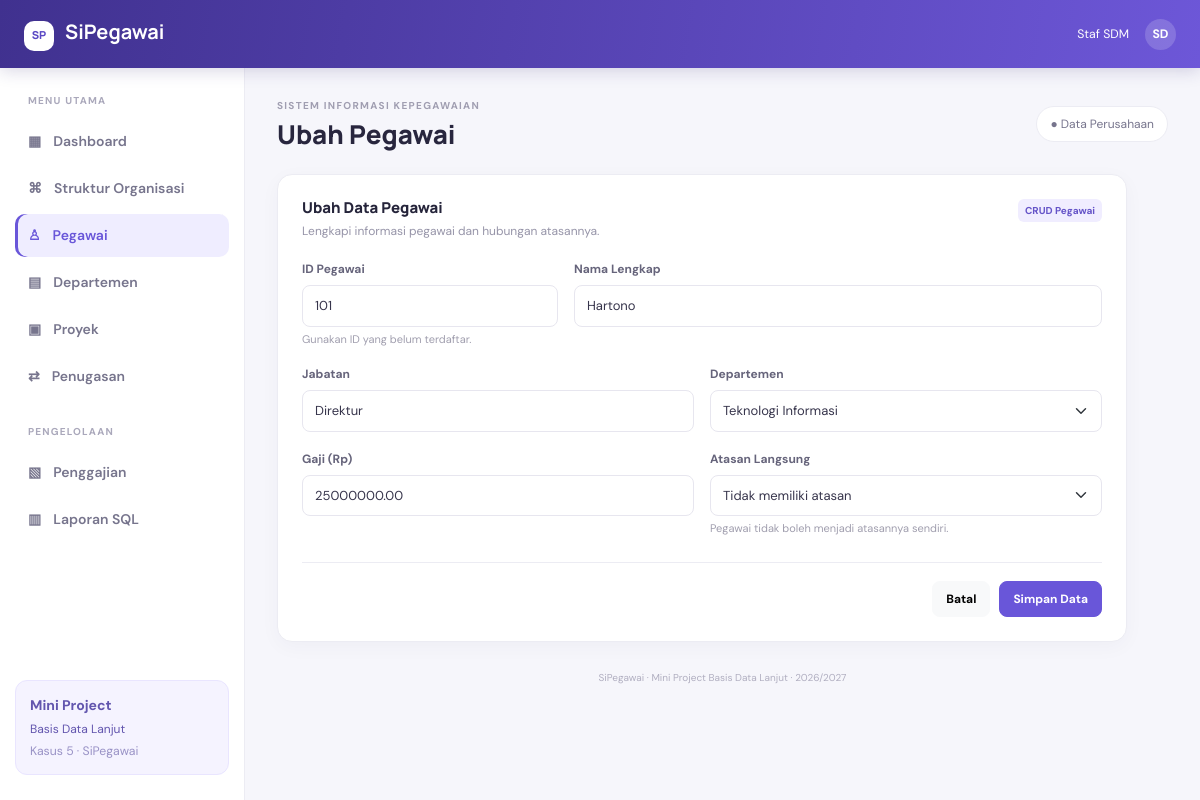
Page /index.php?page=pegawai-form&id=101 on the committed database.
### tables this page shows
CREATE TABLE pegawai (
  id_pegawai INT PRIMARY KEY,
  nama VARCHAR(50) NOT NULL,
  jabatan VARCHAR(30),
  gaji DECIMAL(12,2) NOT NULL,
  id_dept INT,
  id_atasan INT,
  FOREIGN KEY (id_dept) REFERENCES departemen(id_dept),
  FOREIGN KEY (id_atasan) REFERENCES pegawai(id_pegawai)
);

CREATE TABLE departemen (
  id_dept INT PRIMARY KEY,
  nama_dept VARCHAR(50) NOT NULL,
  lokasi VARCHAR(30)
);

### public/index.php (called while the page is built, shortened)
<?php
require_once APP_ROOT . '/app/core/Database.php';
require_once APP_ROOT . '/app/helpers.php';
require_once APP_ROOT . '/app/models/SiPegawaiModel.php';
$model = new SiPegawaiModel(Database::connection());
$page = (string)($_GET['page'] ?? 'dashboard');
$view = $page;
$data = [];
try {
    switch ($page) {
        case 'pegawai-form':
            $pageTitle=isset($_GET['id'])?'Ubah Pegawai':'Tambah Pegawai';$id=(int)($_GET['id']??0);
            $data['employee']=$id?$model->getEmployee($id):null;
            $data['departments']=$model->getDepartmentOptions();$data['supervisors']=$model->getEmployeeOptions($id?:null);break;
    }
} catch (Throwable $e) {
    set_flash('danger',$e->getMessage());
    $page='dashboard';$view='dashboard';$pageTitle='Dashboard';$activePage='dashboard';$data=['stats'=>$model->dashboardData()];
}
extract($data, EXTR_SKIP);
require APP_ROOT . '/app/views/pages/' . $view . '.php';
require APP_ROOT . '/app/views/layout.php';

### app/helpers.php (called while the page is built, shortened)
<?php
function e($v): string { return htmlspecialchars((string)($v ?? ''), ENT_QUOTES, 'UTF-8'); }
function page_url(string $page, array $params = []): string {
    return BASE_URL . '/index.php?' . http_build_query(array_merge(['page' => $page], $params));
}

### app/models/SiPegawaiModel.php (called while the page is built, shortened)
<?php
final class SiPegawaiModel
{
    private PDO $db;
    public function __construct(PDO $db) { $this->db = $db; }
    private function all(string $sql, array $params = []): array {
        $s = $this->db->prepare($sql); $s->execute($params); return $s->fetchAll();
    }
    private function one(string $sql, array $params = []): ?array {
        $s = $this->db->prepare($sql); $s->execute($params); $r = $s->fetch(); return $r ?: null;
    }
    public function getDepartmentOptions(): array {
        return $this->all('SELECT id_dept,nama_dept FROM departemen ORDER BY nama_dept');
    }
    public function getEmployee(int $id): ?array {
        return $this->one('SELECT id_pegawai,nama,jabatan,gaji,id_dept,id_atasan FROM pegawai WHERE id_pegawai=?',[$id]);
    }
}

### app/core/Database.php (called while the page is built, shortened)
<?php
final class Database {
    private static ?PDO $connection = null;
    public static function connection(): PDO {
        if (self::$connection === null) {
            $c = DB_CONFIG;
            $dsn = sprintf('mysql:host=%s;dbname=%s;charset=%s', $c['host'], $c['database'], $c['charset'] ?? 'utf8mb4');
            self::$connection = new PDO($dsn, $c['username'], $c['password'], [
                PDO::ATTR_ERRMODE => PDO::ERRMODE_EXCEPTION,
                PDO::ATTR_DEFAULT_FETCH_MODE => PDO::FETCH_ASSOC,
                PDO::ATTR_EMULATE_PREPARES => false,
            ]);
        }
        return self::$connection;
    }
}

### app/views/pages/pegawai-form.php (the view, shortened to what this page needs)
<?php $editing=!empty($employee); ?>
<div class="form-card"><div class="panel-heading"><div><h5><?= $editing?'Ubah Data Pegawai':'Tambah Pegawai Baru' ?></h5><p>Lengkapi informasi pegawai dan hubungan atasannya.</p></div><span class="sql-tag">CRUD Pegawai</span></div>
<form method="post" action="<?= e(BASE_URL) ?>/index.php">
<div class="row g-3">
<div class="col-md-4"><label class="form-label">ID Pegawai</label><input class="form-control" type="number" name="id_pegawai" min="1" required value="<?= e($employee['id_pegawai']??'') ?>" <?= $editing?'readonly':'' ?> placeholder="Contoh: 109"><div class="form-text">Gunakan ID yang belum terdaftar.</div></div>
<div class="col-md-8"><label class="form-label">Nama Lengkap</label><input class="form-control" name="nama" maxlength="50" required value="<?= e($employee['nama']??'') ?>"></div>
<div class="col-md-6"><label class="form-label">Jabatan</label><input class="form-control" name="jabatan" maxlength="30" value="<?= e($employee['jabatan']??'') ?>"></div>
<div class="col-md-6"><label class="form-label">Departemen</label><select class="form-select" name="id_dept" required><option value="">Pilih departemen</option><?php foreach($departments as $d): ?><option value="<?= (int)$d['id_dept'] ?>" <?= (int)($employee['id_dept']??0)===(int)$d['id_dept']?'selected':'' ?>><?= e($d['nama_dept']) ?></option><?php endforeach; ?></select></div>
<div class="col-md-6"><label class="form-label">Gaji (Rp)</label><input class="form-control" type="number" name="gaji" min="1" step="0.01" required value="<?= e($employee['gaji']??'') ?>"></div>
<div class="col-md-6"><label class="form-label">Atasan Langsung</label><select class="form-select" name="id_atasan"><option value="">Tidak memiliki atasan</option></select><div class="form-text">Pegawai tidak boleh menjadi atasannya sendiri.</div></div>
</div><div class="form-actions"><a class="btn btn-light" href="<?= e(page_url('pegawai')) ?>">Batal</a><button class="btn btn-primary">Simpan Data</button></div></form></div>

### public/assets/css/style.css (style rules this page uses)
:root { --ink:#25243a;--muted:#85849a;--primary:#6956d9;--primary-dark:#5140bc;--bg:#f6f6fb;--line:#ececf3 }
* { box-sizing:border-box }
body { margin:0;background:var(--bg);color:var(--ink);font-family:'DM Sans',sans-serif;font-size:14px }
.stat-card,.panel-card,.form-card { background:#fff;border:1px solid var(--line);border-radius:15px;box-shadow:0 5px 20px #26225009 }
.form-card { padding:24px;max-width:850px }
.panel-heading { display:flex;justify-content:space-between;align-items:flex-start;gap:15px;margin-bottom:18px }
.panel-heading h5 { font-family:'Manrope',sans-serif;font-weight:800;font-size:15px;margin:0 0 5px }
.panel-heading p { margin:0;color:#9694a8;font-size:12px }
.sql-tag { display:inline-block;background:#f0edff;color:#6554c8;border-radius:6px;padding:4px 7px;font-size:10px;font-weight:700;white-space:nowrap }
.btn { border-radius:8px;font-size:12px;font-weight:700;padding:8px 13px }
.btn-primary { background:var(--primary);border-color:var(--primary) }
.form-control,.form-select { border-color:#e7e6ef;border-radius:8px;font-size:13px;padding:10px 12px;color:#37354c }
.form-label { font-size:12px;font-weight:700;color:#66647b;margin-bottom:7px }
.form-text { font-size:11px;color:#a09eae }
.form-actions { display:flex;justify-content:flex-end;gap:9px;margin-top:25px;padding-top:18px;border-top:1px solid var(--line) }

### rows in the picture
pegawai: id_pegawai "101", nama "Hartono", jabatan "Direktur", id_dept "Teknologi Informasi", gaji "25000000.00"

### other values in the picture
$pageTitle "Ubah Pegawai"
